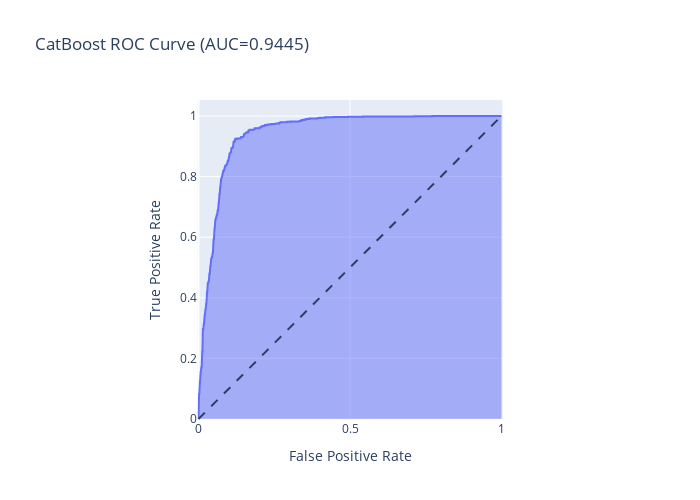

Notebook code cell kept with this figure:
### Code cell
# Calculate the (1) false positive rate, (2) true positive rate, and (3) thresholds
y_pred_proba = list(y_pred_proba_cat) # converting to list
fpr, tpr, thresholds = roc_curve(y_test_cat, y_pred_proba_cat)

# Plotting the chart
fig = px.area(
    x=fpr, y=tpr,
    title=f'CatBoost ROC Curve (AUC={auc(fpr, tpr):.4f})',
    labels=dict(x='False Positive Rate', y='True Positive Rate'),
    width=700, height=500
)

# This part is just for formatting & adding the dash-line 
fig.add_shape(
    type='line', line=dict(dash='dash'),
    x0=0, x1=1, y0=0, y1=1
)
fig.update_yaxes(scaleanchor="x", scaleratio=1)
fig.update_xaxes(constrain='domain')


fig.show()

### Figure 1 — Plotly figure (JSON) as saved in the notebook; plotly's stock layout.template omitted (floating-point values rounded to 4 significant figures; data arrays with more than 128 entries replaced by an {"elided": "..."} marker saying what was removed)
{"data": [{"fillpattern": {"shape": ""}, "hovertemplate": "False Positive Rate=%{x}<br>True Positive Rate=%{y}<extra></extra>", "legendgroup": "", "line": {"color": "#636efa"}, "marker": {"symbol": "circle"}, "mode": "lines", "name": "", "orientation": "v", "showlegend": false, "stackgroup": "1", "type": "scatter", "x": {"elided": "833 float values"}, "xaxis": "x", "y": {"elided": "833 float values"}, "yaxis": "y"}], "layout": {"height": 500, "legend": {"tracegroupgap": 0}, "shapes": [{"line": {"dash": "dash"}, "type": "line", "x0": 0, "x1": 1, "y0": 0, "y1": 1}], "title": {"text": "CatBoost ROC Curve (AUC=0.9445)"}, "width": 700, "xaxis": {"anchor": "y", "constrain": "domain", "domain": [0, 1], "title": {"text": "False Positive Rate"}}, "yaxis": {"anchor": "x", "domain": [0, 1], "scaleanchor": "x", "scaleratio": 1, "title": {"text": "True Positive Rate"}}}}
